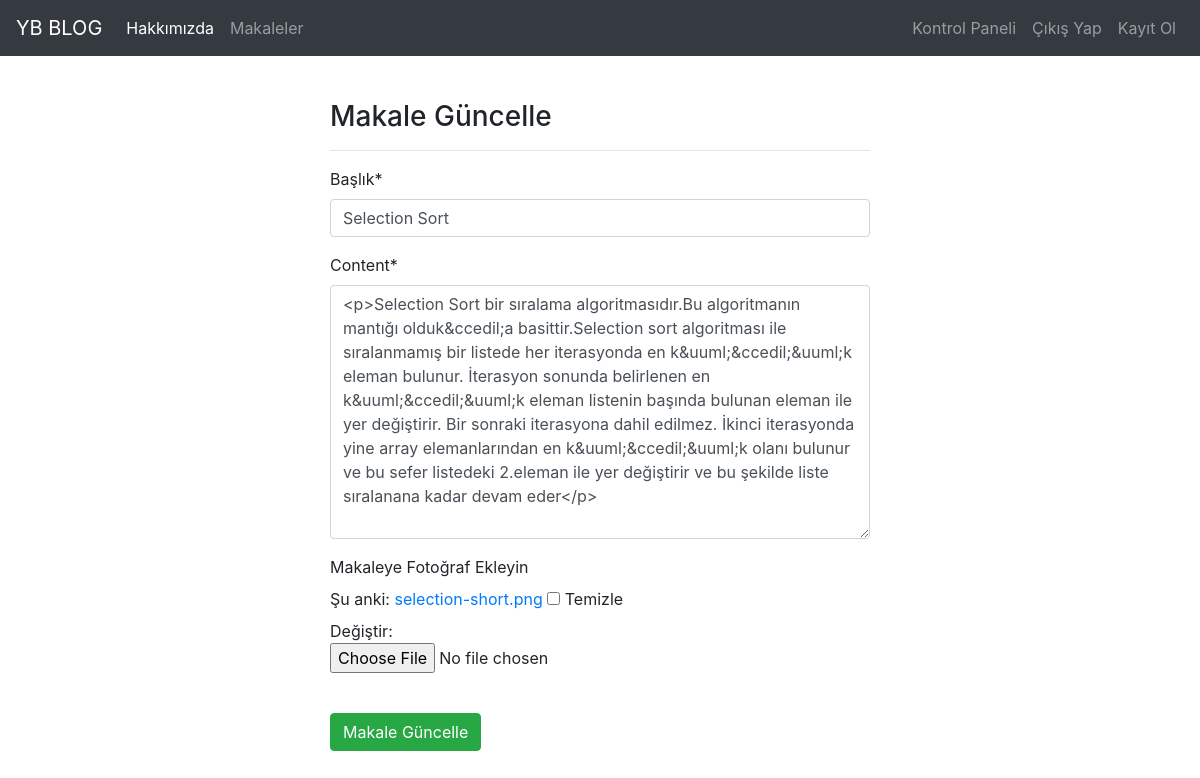
The app's page /article/update/17 (signed in) with its own data.
### article/models.py (models this page shows, shortened)
class Article (models.Model):
    author=models.ForeignKey("auth.User",on_delete=models.CASCADE,verbose_name="Yazar")#auth tablosundaki user'a erişiyoruz.on delete ile silinmesi halinde kullanıcıya ait tüm verilerin silinmesini sağlıyoruz.
    title=models.CharField(max_length=50,verbose_name="Başlık")#verbose_name admin panelindeki adını değiştirmemizi sağlar.
    content=RichTextField()
    created_date=models.DateTimeField( auto_now_add=True,verbose_name="Oluşturma Tarihi")
    article_image=models.FileField( blank=True,null=True,verbose_name="Makaleye Fotoğraf Ekleyin") #blank ve null kısmı boş ya da dolu olabilir demek
    class Meta:
        ordering=['-created_date'] #en son eklenen makaleyi ilk sıraya getirsin diye yaptık.

### article/views.py (the view, shortened to what this page needs)
# urls.py: path('update/<int:id>', views.updateArticle,name="update"),
@login_required(login_url="user:login")
def updateArticle(request,id):
    article=get_object_or_404(Article,id=id)
    form=ArticleForm(request.POST or None,request.FILES or None,instance=article) #instance parametresi ile article objesi içindeki bligileri forma aktarırız.
    return render(request,"update.html",{"form":form})

### article/forms.py
class ArticleForm(forms.ModelForm):
    class Meta:
        model=Article
        fields=["title","content","article_image"] #biz burda title,content ve article_image alanından input oluşturmasını söylüyoruz.

### templates/update.html (shortened to what this page needs)
{% extends 'layout.html' %}
{% block body %}
{% load crispy_forms_tags %}
    <div class="row">
        <div class="col-md-6 offset-md-3">
            <h3>Makale Güncelle</h3>
            <hr>
            <form method="post" enctype="multipart/form-data">
                {{form|crispy}}
                <br>
                <button type="submit" class="btn btn-success">Makale Güncelle</button>
            </form>
        </div>
    </div>
        {% endblock  %}

### records on screen
Article: title "Selection Sort", content "<p>Selection Sort bir sıralama algoritmasıdır.Bu algoritmanın mantığı olduk&ccedil;a basittir.Selection sort algoritması ile sıralanmamış bir listede her iterasyonda en k&uuml;&ccedil;&uuml;k eleman bulunur. İterasyon sonunda belirlenen en k&uuml;&ccedil;&uuml;k eleman listenin başında bulunan eleman ile yer değiştirir. Bir sonraki iterasyona dahil edilmez. İkinci iterasyonda yine array elemanlarından en k&uuml;&ccedil;&uuml;k olanı bulunur ve bu sefer listedeki 2.eleman ile yer değiştirir ve bu şekilde liste sıralanana kadar devam eder</p>"
